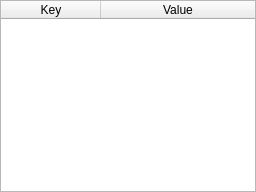
<?xml version="1.0" encoding="UTF-8"?>
<ui version="4.0">
 <class>wdg_scrollable_table</class>
 <widget class="QWidget" name="wdg_scrollable_table">
  <property name="geometry">
   <rect>
    <x>0</x>
    <y>0</y>
    <width>256</width>
    <height>192</height>
   </rect>
  </property>
  <property name="locale">
   <locale language="English" country="UnitedStates"/>
  </property>
  <layout class="QVBoxLayout" name="verticalLayout">
   <property name="leftMargin">
    <number>0</number>
   </property>
   <property name="topMargin">
    <number>0</number>
   </property>
   <property name="rightMargin">
    <number>0</number>
   </property>
   <property name="bottomMargin">
    <number>0</number>
   </property>
   <item>
    <widget class="QTableWidget" name="tbw_content">
     <property name="editTriggers">
      <set>QAbstractItemView::NoEditTriggers</set>
     </property>
     <property name="selectionMode">
      <enum>QAbstractItemView::SingleSelection</enum>
     </property>
     <attribute name="horizontalHeaderStretchLastSection">
      <bool>true</bool>
     </attribute>
     <attribute name="verticalHeaderVisible">
      <bool>false</bool>
     </attribute>
     <column>
      <property name="text">
       <string>Key</string>
      </property>
     </column>
     <column>
      <property name="text">
       <string>Value</string>
      </property>
     </column>
    </widget>
   </item>
  </layout>
 </widget>
 <resources/>
 <connections/>
</ui>
